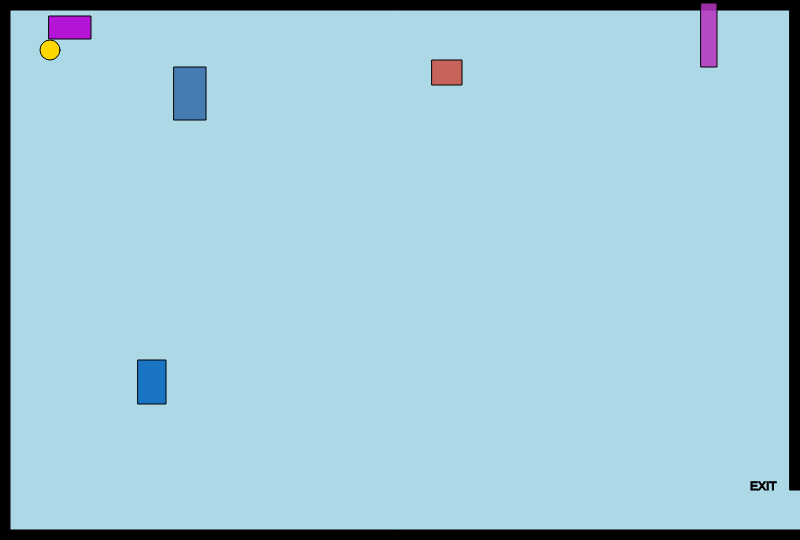
Frame 1 (no input)
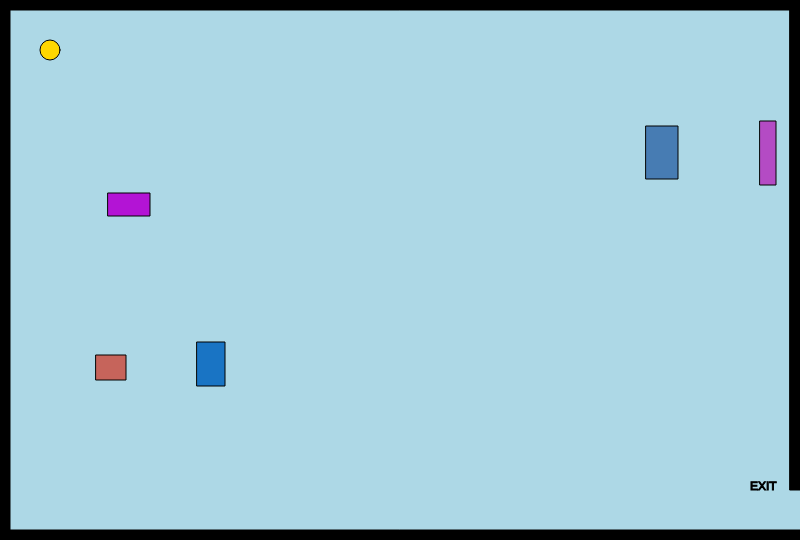
Frame 60 (no input)
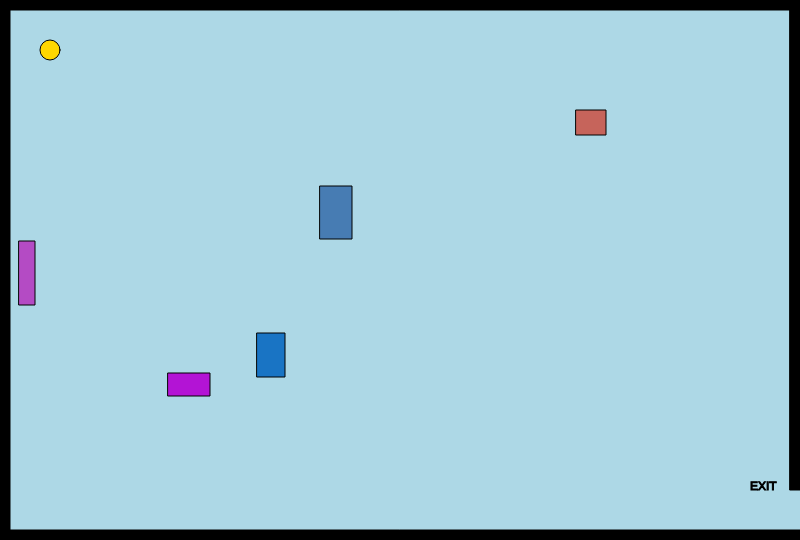
Frame 120 (the mouse pressed at the canvas centre since frame 60)

The p5.js sketch that drew these frames (run headless with seeded random() and noise() and a simulated clock; from frame 60 on, the mouse is pressed at the canvas centre):

// p5.js sketch
// ── sketch.js
// X and Y coordinates for character
var characterX = 50;
var characterY = 50;

// Rectangles
var recXs = [];
var recYs = [];
var recWidth = [];
var recLength = [];
var rectangleXSpeed = [];
var rectangleYSpeed = [];

// Mouse click shape
var mouseShapeX;
var mouseShapeY;

// Colors
var r = [];
var g = [];
var b = [];
var a = [];

function setup() 
{
    createCanvas(800,540);

    // Create rectangles
    for(var i = 0; i < 5; i++) 
    {
        recXs[i] = Math.floor(Math.random() * (Math.floor(Math.random() * 800)) + 1);
        recYs[i] = Math.floor(Math.random() * (Math.floor(Math.random() * 540)) + 1);
        recWidth[i] = Math.floor(Math.random() * (50 - 10 + 1) + 10);
        recLength[i] = Math.floor(Math.random() * (75 - 20 + 1) + 20);
        rectangleXSpeed[i] = Math.floor(Math.random() * (Math.floor(Math.random() * 10)) + 1);
        rectangleYSpeed[i] = Math.floor(Math.random() * (Math.floor(Math.random() * 10)) + 1);
    }

    // Create random colors
    for(var i = 0; i < 5; i++)
    {
        r[i] = random(255);
        g[i] = random(255);
        b[i] = random(255);
        a[i] = random(200,255);
    }
}

function draw()
{
    // Setup background
    background('lightblue');
    stroke(0);

    // Draw border
    border();

    // Set exit
    exit();

    // Create character
    character();
    moveCharacter();

    // Place and move first obstacle
    for(var i = 0; i < recXs.length; i++) 
    {
        fill(r[i], g[i], b[i], a[i]);
        rect(recXs[i], recYs[i], recWidth[i], recLength[i]);
    }
    moveRectangle();

    // Create shape on mouse click
    clickShape();

    // Message if player reaches exit
    win();
}

function clickShape()
{
    fill('purple');
    circle(mouseShapeX, mouseShapeY, 25);
}

function mouseClicked()
{
    mouseShapeX = mouseX;
    mouseShapeY = mouseY;
}

// Set up background
function border()
{
    fill('black');
    rect(0, 0, width, 10);
    rect(0, 0, 10, height);
    rect(0, height - 10, width, 10);
    rect(width - 10, 0, 10, height - 50);
}

// Set up exit
function exit()
{
    textSize(12);
    text("EXIT", width - 50, height - 50)
}

// Create character
function character()
{
    fill('gold');
    circle(characterX, characterY, 20);
}

// Character movement
function moveCharacter()
{
    if (keyIsDown(UP_ARROW))
    {
        if (characterY < 20)
        {
            characterY == 20;
        }
        else
        {
            characterY -= 5;
        }
    }
    if (keyIsDown(DOWN_ARROW))
    {
        if (characterY > height - 20)
        {
            characterY == height - 20;
        }
        else
        {
            characterY += 5;
        }
    }
    if (keyIsDown(LEFT_ARROW))
    {
        if (characterX < 20)
        {
            characterX == 20;
        }
        else
        {
            characterX -= 5;
        }
    }
    if (keyIsDown(RIGHT_ARROW))
    {
        if (characterX > width - 20)
        {
            characterX = width - 20;
        }
        else 
        {
            characterX += 5;
        }
    }
}

// Move rectangle
function moveRectangle()
{
    for(var i = 0; i < recXs.length; i++)
    {
        recXs[i] += rectangleXSpeed[i];
        recYs[i] += rectangleYSpeed[i];
    
        if(recXs[i] > width)
        {
            recXs[i] = 0;
        }
        if(recXs[i] < 0)
        {
            recXs[i] = width;
        }
        if(recYs[i] > height)
        {
            recYs[i] = 0;
        }
        if(recYs[i] < 0)
        {
            recYs[i] = height;
        }
    }
}

// Message if player reaches exit
function win()
{
    if(characterX > width - 21 && characterY > height - 50)
    {
        fill('black');
        textSize(30);
            text("You Win!", width / 2 - 30, height / 2 - 30);
    }
}
